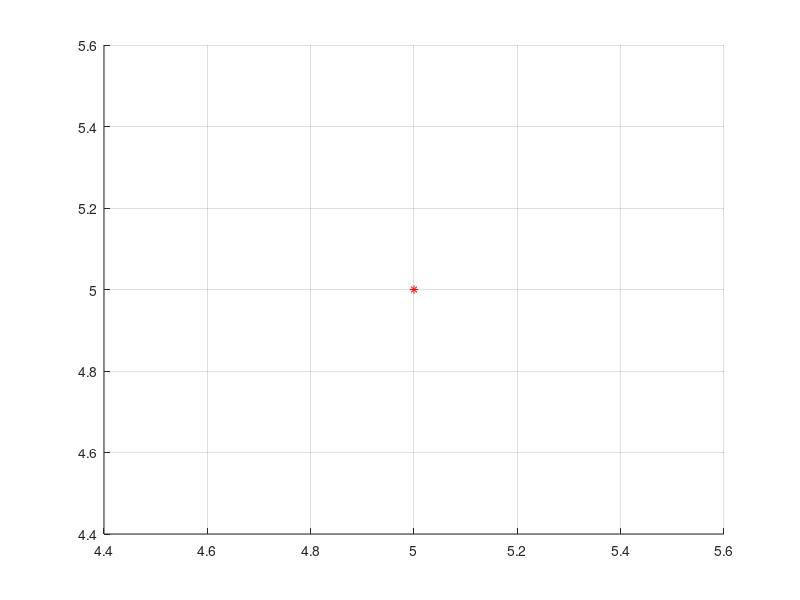

This chart was generated by the following MATLAB code: (Note: this script raises an error after producing the figure.)
% Interpolacao Polinomial
% por juliano leonardo soares


% Limpeza
clear;
clc;
format long;

% Entrada
x = input('Digite o vetor x: ');
y = input('Digite o vetor y: ');

% Plotar os pontos
hold on;
grid on;
plot(x,y,'r*');

% Inicio variaveis
n = length(x);
gr = n - 1;

% Construir A,b
A = zeros(n, n);
for i = 1:n
    for j = 1:n
        A(i,j) = x(i)^(n-j);
    end
end
b = y';

% Resolucao sistema linear
resp = gauss(A,b);

% Construcao do polinomio
cef = num2str(resp');
p = [' (' cef(1,:) ' * x^' num2str(n-1) ' ) '];
for i=2:n
    p = [p ' + (' cef(i,:) ' * x^' num2str(n-i) ' )'];
end

fprintf(' - O polinomio eh:\n');
disp(p);

% Plotar o polinomio
fplot(str2sym(p), [min(x), max(x)]);
hold off;

% --- Funcoes auxiliares ---
function result = gauss(A,b)
    [n m] = size(A);
    matriz = [A b];

    % Metodo de Eliminacao de Gauss
    for i = 1:n-1
        for j = i+1:n
            % se pivo for zero, permuta (com o maior)
            if (matriz(i,i) == 0)
                maior = 0;
                for k = i+1:n
                    if (matriz(k,i) ~= 0 & (maior == 0 | k > maior))
                        maior = k;
                    end
                end

                if (maior == 0)
                    fprintf(' - Todos valores das colunas restantes sao iguais a zeros.\n')
                    fprintf(' - Nao foi possivel encontrar a solucao.\n');
                    return;
                else
                    matriz([i maior],:) = matriz([maior i],:);
                end
            end

            mul(j,i) = matriz(j,i) / matriz(i,i);
            matriz(j,:) = matriz(j,:) - mul(j,i) * matriz(i,:);
        end
    end

    % Sistema triangular
    x(n) = matriz(n,n+1) / matriz(n,n);
    for i = n-1:-1:1
        soma = 0;
        for j = i+1:n
            soma = soma + matriz(i,j) * x(j);
        end
        x(i) = (matriz(i,n+1) - soma) / matriz(i,i);
    end
    result = x;
end